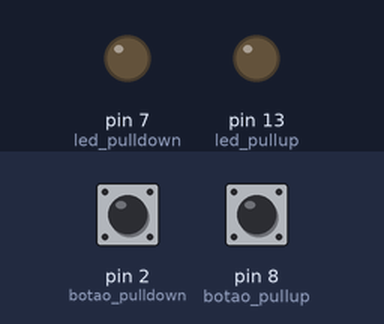
A sketch run on a simulated Arduino Uno, built with avr-gcc and run on an emulated ATmega328P. Parts: output pins drawn as LEDs (lit = HIGH). The inputs (shaded band) are chosen by the test bench; at power-on: pin 2 (botao_pulldown) LOW, pin 8 (botao_pullup) LOW.

Above: at 1.2 s.
1.3 s: pin 2 (botao_pulldown) pulled HIGH for 0.15 s
At 1.37 s:
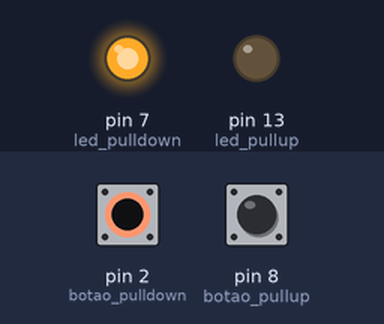
2.9 s: pin 8 (botao_pullup) pulled HIGH for 0.15 s
At 2.97 s:
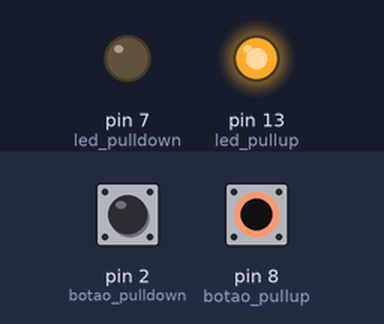
4.5 s: pin 8 (botao_pullup) pulled HIGH for 3.2 s
At 8.3 s:
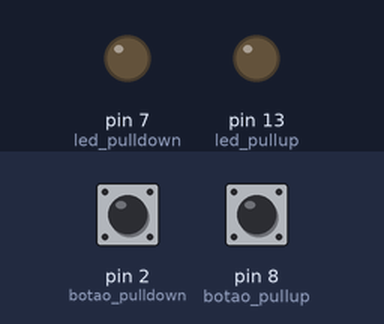
9.2 s: pin 2 (botao_pulldown) pulled HIGH for 3.2 s
At 10.6 s:
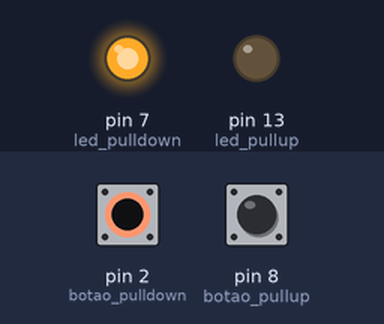
13.9 s: pin 2 (botao_pulldown) driven HIGH and pin 8 (botao_pullup) driven HIGH
At 14.2 s:
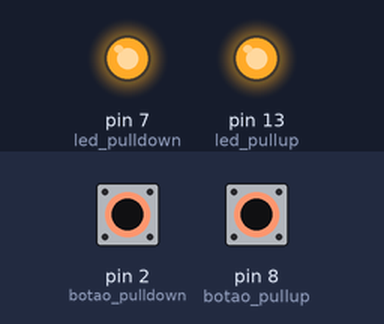
Timing chart, 0 to 16.4 s (numbered marks = the images above; inputs shaded):
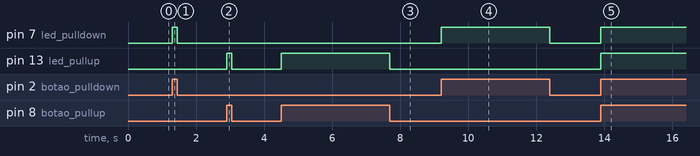

Measured:
- after the input at 1.3 s, pin 7 (led_pulldown): LOW → HIGH at once, → LOW 0.15 s later
- after the input at 2.9 s, pin 13 (led_pullup): LOW → HIGH at once, → LOW 0.15 s later
- after the input at 4.5 s, pin 13 (led_pullup): LOW → HIGH at once, → LOW 3.2 s later
- after the input at 9.2 s, pin 7 (led_pulldown): LOW → HIGH at once, → LOW 3.2 s later
- after the input at 13.9 s, pin 7 (led_pulldown), pin 13 (led_pullup): LOW → HIGH at once

The sketch:

pullup_pulldown.ino
```cpp
#define botao_pullup 8
#define botao_pulldown 2
#define led_pullup 13
#define led_pulldown 7

void setup()
{
	pinMode(botao_pullup, INPUT);
  	pinMode(botao_pulldown, INPUT);
  	pinMode(led_pullup, OUTPUT);
  	pinMode(led_pulldown, OUTPUT);
}

void loop()
{
  digitalWrite(led_pullup, digitalRead(botao_pullup));
  digitalWrite(led_pulldown, digitalRead(botao_pulldown));

}
```
